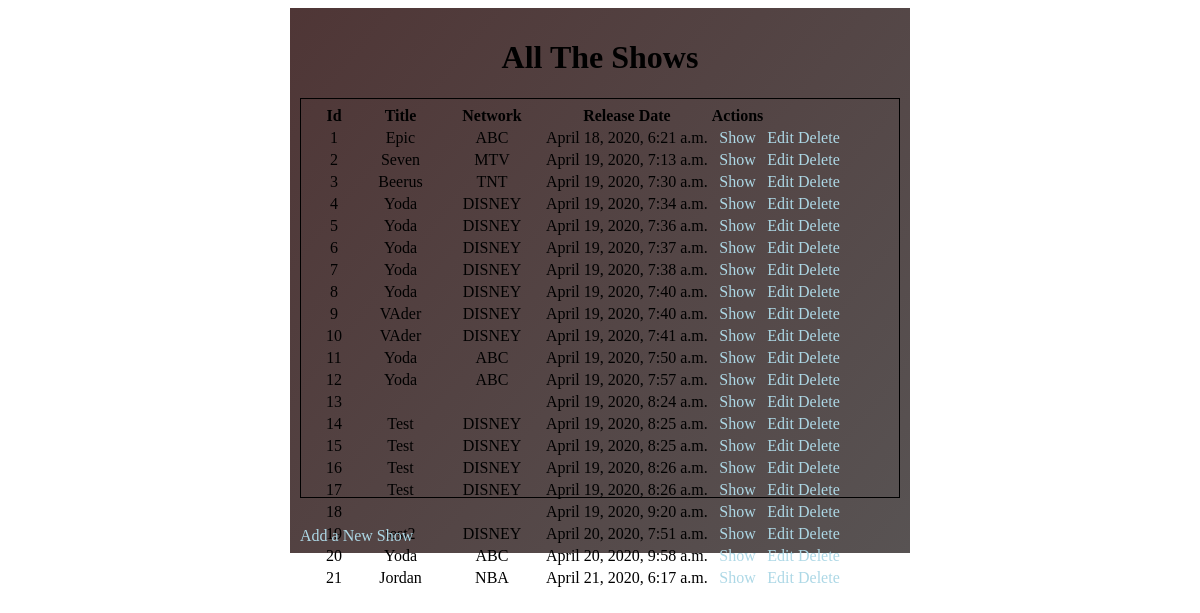
/shows, run on the app's committed database.
### shows_app/models.py (models this page shows)
class Shows(models.Model):
    title = models.TextField()
    network = models.TextField()
    release = models.DateTimeField(auto_now_add=True)
    description = models.TextField()
    created_at = models.DateTimeField(auto_now_add=True)
    updated_at = models.DateTimeField(auto_now=True)

### shows_app/views.py (the view)
# urls.py: path('shows', views.shows),
def shows(request):
    print(request.POST)
    context = {
        "all_shows": Shows.objects.all(),
    }
    return render(request, 'all_shows.html', context)

### shows_app/templates/all_shows.html (shortened to what this page needs)
<!DOCTYPE html>
<html lang="en">
<head>
    {% load static %}
    <link rel="stylesheet" href="{% static 'css/all_shows_styles.css' %}">
    <link rel="stylesheet" href="https://unpkg.com/simplebar@latest/dist/simplebar.css">
</head>
<body>
    <div id="container">
        <h1>All The Shows</h1>
        <table id="table" data-simplebar>
            <tr>
                <th class="th1">Id</th>
                <th class="th2">Title</th>
                <th class="th3">Network</th>
                <th class="th4">Release Date</th>
                <th class="th5">Actions</th>
            </tr>
            {% for show in all_shows %}
            <tr>
                <td>{{ show.id }}</td>
                <td>{{ show.title }}</td>
                <td>{{ show.network }}</td>
                <td>{{ show.release }}</td>
                <td><a href="new_shows.html">Show</a></td>
                <td><a href="edit_shows.html">Edit</a></td>
                <td><a href="index.html">Delete</a></td>
            </tr>
            {% endfor %}
        </table>
        <a class="button" href="index.html">Add a New Show</a>
    </div>
</body>
</html>

### shows_app/static/CSS/all_shows_styles.css (style rules this page uses)
#container { width: 600px; height: 525px; margin: 0px auto; padding: 10px; background: linear-gradient(129deg, rgba(79,54,54,1) 0%, rgba(88,83,83,1) 100%); }
#container a { display: block; position: relative; color: lightblue; text-decoration: none; }
#container h1 { text-align: center; }
#table { display: inline-block; width: 600px; height: 400px; border: 1px solid black; padding: 5px; }
#table td { text-align: center; }
.th1 { width: 50px; }
.th2 { width: 75px; }
.th3 { width: 100px; }
.button { top: 25px; }

### data on the page
Shows: id "1", title "Epic", network "ABC", release "April 18, 2020, 6:21 a.m."
Shows: id "2", title "Seven", network "MTV", release "April 19, 2020, 7:13 a.m."
Shows: id "3", title "Beerus", network "TNT", release "April 19, 2020, 7:30 a.m."
Shows: id "4", title "Yoda", network "DISNEY", release "April 19, 2020, 7:34 a.m."
Shows: id "5", title "Yoda", network "DISNEY", release "April 19, 2020, 7:36 a.m."
Shows: id "6", title "Yoda", network "DISNEY", release "April 19, 2020, 7:37 a.m."
Shows: id "7", title "Yoda", network "DISNEY", release "April 19, 2020, 7:38 a.m."
Shows: id "8", title "Yoda", network "DISNEY", release "April 19, 2020, 7:40 a.m."
Shows: id "9", title "VAder", network "DISNEY", release "April 19, 2020, 7:40 a.m."
Shows: id "10", title "VAder", network "DISNEY", release "April 19, 2020, 7:41 a.m."
Shows: id "11", title "Yoda", network "ABC", release "April 19, 2020, 7:50 a.m."
Shows: id "12", title "Yoda", network "ABC", release "April 19, 2020, 7:57 a.m."
Shows: id "13", release "April 19, 2020, 8:24 a.m."
Shows: id "14", title "Test", network "DISNEY", release "April 19, 2020, 8:25 a.m."
Shows: id "15", title "Test", network "DISNEY", release "April 19, 2020, 8:25 a.m."
Shows: id "16", title "Test", network "DISNEY", release "April 19, 2020, 8:26 a.m."
Shows: id "17", title "Test", network "DISNEY", release "April 19, 2020, 8:26 a.m."
Shows: id "18", release "April 19, 2020, 9:20 a.m."
Shows: id "19", title "test2", network "DISNEY", release "April 20, 2020, 7:51 a.m."
Shows: id "20", title "Yoda", network "ABC", release "April 20, 2020, 9:58 a.m."
Shows: id "21", title "Jordan", network "NBA", release "April 21, 2020, 6:17 a.m."
